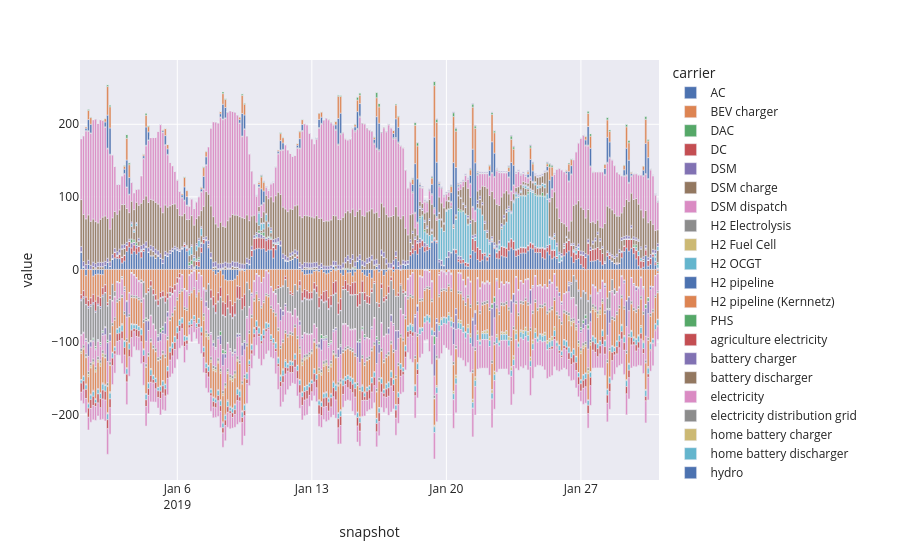

Notebook cell for this chart:
### Code cell
buses = nf45.buses.index[(nf45.buses.index.str[:2] == "DE")]
balance = nf45.statistics.energy_balance(
                aggregate_time=False,
                nice_names=False,
                groupby=pypsa.statistics.groupers["bus", "carrier", "bus_carrier"],
            ).loc[:, buses, :, :].droplevel("bus")

nodal_balance = balance
carriers=["AC", "low voltage", "DSM"]
# carriers = ["H2"]
mask = nodal_balance.index.get_level_values("bus_carrier").isin(carriers)
mask
nb = balance[mask].groupby("carrier").sum().div(1e3).T['2019-01-01 00:00:00': '2019-01-31 00:00:00']
px.bar(nb)

### Figure 1 — Plotly figure (JSON) as saved in the notebook; plotly's stock layout.template omitted (floating-point values rounded to 4 significant figures; data arrays with more than 128 entries replaced by an {"elided": "..."} marker saying what was removed)
{"data": [{"alignmentgroup": "True", "hovertemplate": "carrier=AC<br>snapshot=%{x}<br>value=%{y}<extra></extra>", "legendgroup": "AC", "marker": {"color": "rgb(76,114,176)", "pattern": {"shape": ""}}, "name": "AC", "offsetgroup": "AC", "orientation": "v", "showlegend": true, "textposition": "auto", "type": "bar", "x": {"elided": "241 str values"}, "xaxis": "x", "y": {"elided": "241 float values"}, "yaxis": "y"}, {"alignmentgroup": "True", "hovertemplate": "carrier=BEV charger<br>snapshot=%{x}<br>value=%{y}<extra></extra>", "legendgroup": "BEV charger", "marker": {"color": "rgb(221,132,82)", "pattern": {"shape": ""}}, "name": "BEV charger", "offsetgroup": "BEV charger", "orientation": "v", "showlegend": true, "textposition": "auto", "type": "bar", "x": {"elided": "241 str values"}, "xaxis": "x", "y": {"elided": "241 float values"}, "yaxis": "y"}, {"alignmentgroup": "True", "hovertemplate": "carrier=DAC<br>snapshot=%{x}<br>value=%{y}<extra></extra>", "legendgroup": "DAC", "marker": {"color": "rgb(85,168,104)", "pattern": {"shape": ""}}, "name": "DAC", "offsetgroup": "DAC", "orientation": "v", "showlegend": true, "textposition": "auto", "type": "bar", "x": {"elided": "241 str values"}, "xaxis": "x", "y": {"elided": "241 float values"}, "yaxis": "y"}, {"alignmentgroup": "True", "hovertemplate": "carrier=DC<br>snapshot=%{x}<br>value=%{y}<extra></extra>", "legendgroup": "DC", "marker": {"color": "rgb(196,78,82)", "pattern": {"shape": ""}}, "name": "DC", "offsetgroup": "DC", "orientation": "v", "showlegend": true, "textposition": "auto", "type": "bar", "x": {"elided": "241 str values"}, "xaxis": "x", "y": {"elided": "241 float values"}, "yaxis": "y"}, {"alignmentgroup": "True", "hovertemplate": "carrier=DSM<br>snapshot=%{x}<br>value=%{y}<extra></extra>", "legendgroup": "DSM", "marker": {"color": "rgb(129,114,179)", "pattern": {"shape": ""}}, "name": "DSM", "offsetgroup": "DSM", "orientation": "v", "showlegend": true, "textposition": "auto", "type": "bar", "x": {"elided": "241 str values"}, "xaxis": "x", "y": {"elided": "241 float values"}, "yaxis": "y"}, {"alignmentgroup": "True", "hovertemplate": "carrier=DSM charge<br>snapshot=%{x}<br>value=%{y}<extra></extra>", "legendgroup": "DSM charge", "marker": {"color": "rgb(147,120,96)", "pattern": {"shape": ""}}, "name": "DSM charge", "offsetgroup": "DSM charge", "orientation": "v", "showlegend": true, "textposition": "auto", "type": "bar", "x": {"elided": "241 str values"}, "xaxis": "x", "y": {"elided": "241 float values"}, "yaxis": "y"}, {"alignmentgroup": "True", "hovertemplate": "carrier=DSM dispatch<br>snapshot=%{x}<br>value=%{y}<extra></extra>", "legendgroup": "DSM dispatch", "marker": {"color": "rgb(218,139,195)", "pattern": {"shape": ""}}, "name": "DSM dispatch", "offsetgroup": "DSM dispatch", "orientation": "v", "showlegend": true, "textposition": "auto", "type": "bar", "x": {"elided": "241 str values"}, "xaxis": "x", "y": {"elided": "241 float values"}, "yaxis": "y"}, {"alignmentgroup": "True", "hovertemplate": "carrier=H2 Electrolysis<br>snapshot=%{x}<br>value=%{y}<extra></extra>", "legendgroup": "H2 Electrolysis", "marker": {"color": "rgb(140,140,140)", "pattern": {"shape": ""}}, "name": "H2 Electrolysis", "offsetgroup": "H2 Electrolysis", "orientation": "v", "showlegend": true, "textposition": "auto", "type": "bar", "x": {"elided": "241 str values"}, "xaxis": "x", "y": {"elided": "241 float values"}, "yaxis": "y"}, {"alignmentgroup": "True", "hovertemplate": "carrier=H2 Fuel Cell<br>snapshot=%{x}<br>value=%{y}<extra></extra>", "legendgroup": "H2 Fuel Cell", "marker": {"color": "rgb(204,185,116)", "pattern": {"shape": ""}}, "name": "H2 Fuel Cell", "offsetgroup": "H2 Fuel Cell", "orientation": "v", "showlegend": true, "textposition": "auto", "type": "bar", "x": {"elided": "241 str values"}, "xaxis": "x", "y": {"elided": "241 float values"}, "yaxis": "y"}, {"alignmentgroup": "True", "hovertemplate": "carrier=H2 OCGT<br>snapshot=%{x}<br>value=%{y}<extra></extra>", "legendgroup": "H2 OCGT", "marker": {"color": "rgb(100,181,205)", "pattern": {"shape": ""}}, "name": "H2 OCGT", "offsetgroup": "H2 OCGT", "orientation": "v", "showlegend": true, "textposition": "auto", "type": "bar", "x": {"elided": "241 str values"}, "xaxis": "x", "y": {"elided": "241 float values"}, "yaxis": "y"}, {"alignmentgroup": "True", "hovertemplate": "carrier=H2 pipeline<br>snapshot=%{x}<br>value=%{y}<extra></extra>", "legendgroup": "H2 pipeline", "marker": {"color": "rgb(76,114,176)", "pattern": {"shape": ""}}, "name": "H2 pipeline", "offsetgroup": "H2 pipeline", "orientation": "v", "showlegend": true, "textposition": "auto", "type": "bar", "x": {"elided": "241 str values"}, "xaxis": "x", "y": {"elided": "241 float values"}, "yaxis": "y"}, {"alignmentgroup": "True", "hovertemplate": "carrier=H2 pipeline (Kernnetz)<br>snapshot=%{x}<br>value=%{y}<extra></extra>", "legendgroup": "H2 pipeline (Kernnetz)", "marker": {"color": "rgb(221,132,82)", "pattern": {"shape": ""}}, "name": "H2 pipeline (Kernnetz)", "offsetgroup": "H2 pipeline (Kernnetz)", "orientation": "v", "showlegend": true, "textposition": "auto", "type": "bar", "x": {"elided": "241 str values"}, "xaxis": "x", "y": {"elided": "241 float values"}, "yaxis": "y"}, {"alignmentgroup": "True", "hovertemplate": "carrier=PHS<br>snapshot=%{x}<br>value=%{y}<extra></extra>", "legendgroup": "PHS", "marker": {"color": "rgb(85,168,104)", "pattern": {"shape": ""}}, "name": "PHS", "offsetgroup": "PHS", "orientation": "v", "showlegend": true, "textposition": "auto", "type": "bar", "x": {"elided": "241 str values"}, "xaxis": "x", "y": {"elided": "241 float values"}, "yaxis": "y"}, {"alignmentgroup": "True", "hovertemplate": "carrier=agriculture electricity<br>snapshot=%{x}<br>value=%{y}<extra></extra>", "legendgroup": "agriculture electricity", "marker": {"color": "rgb(196,78,82)", "pattern": {"shape": ""}}, "name": "agriculture electricity", "offsetgroup": "agriculture electricity", "orientation": "v", "showlegend": true, "textposition": "auto", "type": "bar", "x": {"elided": "241 str values"}, "xaxis": "x", "y": {"elided": "241 float values"}, "yaxis": "y"}, {"alignmentgroup": "True", "hovertemplate": "carrier=battery charger<br>snapshot=%{x}<br>value=%{y}<extra></extra>", "legendgroup": "battery charger", "marker": {"color": "rgb(129,114,179)", "pattern": {"shape": ""}}, "name": "battery charger", "offsetgroup": "battery charger", "orientation": "v", "showlegend": true, "textposition": "auto", "type": "bar", "x": {"elided": "241 str values"}, "xaxis": "x", "y": {"elided": "241 float values"}, "yaxis": "y"}, {"alignmentgroup": "True", "hovertemplate": "carrier=battery discharger<br>snapshot=%{x}<br>value=%{y}<extra></extra>", "legendgroup": "battery discharger", "marker": {"color": "rgb(147,120,96)", "pattern": {"shape": ""}}, "name": "battery discharger", "offsetgroup": "battery discharger", "orientation": "v", "showlegend": true, "textposition": "auto", "type": "bar", "x": {"elided": "241 str values"}, "xaxis": "x", "y": {"elided": "241 float values"}, "yaxis": "y"}, {"alignmentgroup": "True", "hovertemplate": "carrier=electricity<br>snapshot=%{x}<br>value=%{y}<extra></extra>", "legendgroup": "electricity", "marker": {"color": "rgb(218,139,195)", "pattern": {"shape": ""}}, "name": "electricity", "offsetgroup": "electricity", "orientation": "v", "showlegend": true, "textposition": "auto", "type": "bar", "x": {"elided": "241 str values"}, "xaxis": "x", "y": {"elided": "241 float values"}, "yaxis": "y"}, {"alignmentgroup": "True", "hovertemplate": "carrier=electricity distribution grid<br>snapshot=%{x}<br>value=%{y}<extra></extra>", "legendgroup": "electricity distribution grid", "marker": {"color": "rgb(140,140,140)", "pattern": {"shape": ""}}, "name": "electricity distribution grid", "offsetgroup": "electricity distribution grid", "orientation": "v", "showlegend": true, "textposition": "auto", "type": "bar", "x": {"elided": "241 str values"}, "xaxis": "x", "y": {"elided": "241 float values"}, "yaxis": "y"}, {"alignmentgroup": "True", "hovertemplate": "carrier=home battery charger<br>snapshot=%{x}<br>value=%{y}<extra></extra>", "legendgroup": "home battery charger", "marker": {"color": "rgb(204,185,116)", "pattern": {"shape": ""}}, "name": "home battery charger", "offsetgroup": "home battery charger", "orientation": "v", "showlegend": true, "textposition": "auto", "type": "bar", "x": {"elided": "241 str values"}, "xaxis": "x", "y": {"elided": "241 float values"}, "yaxis": "y"}, {"alignmentgroup": "True", "hovertemplate": "carrier=home battery discharger<br>snapshot=%{x}<br>value=%{y}<extra></extra>", "legendgroup": "home battery discharger", "marker": {"color": "rgb(100,181,205)", "pattern": {"shape": ""}}, "name": "home battery discharger", "offsetgroup": "home battery discharger", "orientation": "v", "showlegend": true, "textposition": "auto", "type": "bar", "x": {"elided": "241 str values"}, "xaxis": "x", "y": {"elided": "241 float values"}, "yaxis": "y"}, {"alignmentgroup": "True", "hovertemplate": "carrier=hydro<br>snapshot=%{x}<br>value=%{y}<extra></extra>", "legendgroup": "hydro", "marker": {"color": "rgb(76,114,176)", "pattern": {"shape": ""}}, "name": "hydro", "offsetgroup": "hydro", "orientation": "v", "showlegend": true, "textposition": "auto", "type": "bar", "x": {"elided": "241 str values"}, "xaxis": "x", "y": {"elided": "241 float values"}, "yaxis": "y"}, {"alignmentgroup": "True", "hovertemplate": "carrier=industry electricity<br>snapshot=%{x}<br>value=%{y}<extra></extra>", "legendgroup": "industry electricity", "marker": {"color": "rgb(221,132,82)", "pattern": {"shape": ""}}, "name": "industry electricity", "offsetgroup": "industry electricity", "orientation": "v", "showlegend": true, "textposition": "auto", "type": "bar", "x": {"elided": "241 str values"}, "xaxis": "x", "y": {"elided": "241 float values"}, "yaxis": "y"}, {"alignmentgroup": "True", "hovertemplate": "carrier=load<br>snapshot=%{x}<br>value=%{y}<extra></extra>", "legendgroup": "load", "marker": {"color": "rgb(85,168,104)", "pattern": {"shape": ""}}, "name": "load", "offsetgroup": "load", "orientation": "v", "showlegend": true, "textposition": "auto", "type": "bar", "x": {"elided": "241 str values"}, "xaxis": "x", "y": {"elided": "241 float values"}, "yaxis": "y"}, {"alignmentgroup": "True", "hovertemplate": "carrier=methanolisation<br>snapshot=%{x}<br>value=%{y}<extra></extra>", "legendgroup": "methanolisation", "marker": {"color": "rgb(196,78,82)", "pattern": {"shape": ""}}, "name": "methanolisation", "offsetgroup": "methanolisation", "orientation": "v", "showlegend": true, "textposition": "auto", "type": "bar", "x": {"elided": "241 str values"}, "xaxis": "x", "y": {"elided": "241 float values"}, "yaxis": "y"}, {"alignmentgroup": "True", "hovertemplate": "carrier=offwind-ac<br>snapshot=%{x}<br>value=%{y}<extra></extra>", "legendgroup": "offwind-ac", "marker": {"color": "rgb(129,114,179)", "pattern": {"shape": ""}}, "name": "offwind-ac", "offsetgroup": "offwind-ac", "orientation": "v", "showlegend": true, "textposition": "auto", "type": "bar", "x": {"elided": "241 str values"}, "xaxis": "x", "y": {"elided": "241 float values"}, "yaxis": "y"}, {"alignmentgroup": "True", "hovertemplate": "carrier=offwind-dc<br>snapshot=%{x}<br>value=%{y}<extra></extra>", "legendgroup": "offwind-dc", "marker": {"color": "rgb(147,120,96)", "pattern": {"shape": ""}}, "name": "offwind-dc", "offsetgroup": "offwind-dc", "orientation": "v", "showlegend": true, "textposition": "auto", "type": "bar", "x": {"elided": "241 str values"}, "xaxis": "x", "y": {"elided": "241 float values"}, "yaxis": "y"}, {"alignmentgroup": "True", "hovertemplate": "carrier=onwind<br>snapshot=%{x}<br>value=%{y}<extra></extra>", "legendgroup": "onwind", "marker": {"color": "rgb(218,139,195)", "pattern": {"shape": ""}}, "name": "onwind", "offsetgroup": "onwind", "orientation": "v", "showlegend": true, "textposition": "auto", "type": "bar", "x": {"elided": "241 str values"}, "xaxis": "x", "y": {"elided": "241 float values"}, "yaxis": "y"}, {"alignmentgroup": "True", "hovertemplate": "carrier=ror<br>snapshot=%{x}<br>value=%{y}<extra></extra>", "legendgroup": "ror", "marker": {"color": "rgb(140,140,140)", "pattern": {"shape": ""}}, "name": "ror", "offsetgroup": "ror", "orientation": "v", "showlegend": true, "textposition": "auto", "type": "bar", "x": {"elided": "241 str values"}, "xaxis": "x", "y": {"elided": "241 float values"}, "yaxis": "y"}, {"alignmentgroup": "True", "hovertemplate": "carrier=rural air heat pump<br>snapshot=%{x}<br>value=%{y}<extra></extra>", "legendgroup": "rural air heat pump", "marker": {"color": "rgb(204,185,116)", "pattern": {"shape": ""}}, "name": "rural air heat pump", "offsetgroup": "rural air heat pump", "orientation": "v", "showlegend": true, "textposition": "auto", "type": "bar", "x": {"elided": "241 str values"}, "xaxis": "x", "y": {"elided": "241 float values"}, "yaxis": "y"}, {"alignmentgroup": "True", "hovertemplate": "carrier=rural ground heat pump<br>snapshot=%{x}<br>value=%{y}<extra></extra>", "legendgroup": "rural ground heat pump", "marker": {"color": "rgb(100,181,205)", "pattern": {"shape": ""}}, "name": "rural ground heat pump", "offsetgroup": "rural ground heat pump", "orientation": "v", "showlegend": true, "textposition": "auto", "type": "bar", "x": {"elided": "241 str values"}, "xaxis": "x", "y": {"elided": "241 float values"}, "yaxis": "y"}, {"alignmentgroup": "True", "hovertemplate": "carrier=solar<br>snapshot=%{x}<br>value=%{y}<extra></extra>", "legendgroup": "solar", "marker": {"color": "rgb(76,114,176)", "pattern": {"shape": ""}}, "name": "solar", "offsetgroup": "solar", "orientation": "v", "showlegend": true, "textposition": "auto", "type": "bar", "x": {"elided": "241 str values"}, "xaxis": "x", "y": {"elided": "241 float values"}, "yaxis": "y"}, {"alignmentgroup": "True", "hovertemplate": "carrier=solar rooftop<br>snapshot=%{x}<br>value=%{y}<extra></extra>", "legendgroup": "solar rooftop", "marker": {"color": "rgb(221,132,82)", "pattern": {"shape": ""}}, "name": "solar rooftop", "offsetgroup": "solar rooftop", "orientation": "v", "showlegend": true, "textposition": "auto", "type": "bar", "x": {"elided": "241 str values"}, "xaxis": "x", "y": {"elided": "241 float values"}, "yaxis": "y"}, {"alignmentgroup": "True", "hovertemplate": "carrier=solar-hsat<br>snapshot=%{x}<br>value=%{y}<extra></extra>", "legendgroup": "solar-hsat", "marker": {"color": "rgb(85,168,104)", "pattern": {"shape": ""}}, "name": "solar-hsat", "offsetgroup": "solar-hsat", "orientation": "v", "showlegend": true, "textposition": "auto", "type": "bar", "x": {"elided": "241 str values"}, "xaxis": "x", "y": {"elided": "241 float values"}, "yaxis": "y"}, {"alignmentgroup": "True", "hovertemplate": "carrier=urban central air heat pump<br>snapshot=%{x}<br>value=%{y}<extra></extra>", "legendgroup": "urban central air heat pump", "marker": {"color": "rgb(196,78,82)", "pattern": {"shape": ""}}, "name": "urban central air heat pump", "offsetgroup": "urban central air heat pump", "orientation": "v", "showlegend": true, "textposition": "auto", "type": "bar", "x": {"elided": "241 str values"}, "xaxis": "x", "y": {"elided": "241 float values"}, "yaxis": "y"}, {"alignmentgroup": "True", "hovertemplate": "carrier=urban central gas CHP<br>snapshot=%{x}<br>value=%{y}<extra></extra>", "legendgroup": "urban central gas CHP", "marker": {"color": "rgb(129,114,179)", "pattern": {"shape": ""}}, "name": "urban central gas CHP", "offsetgroup": "urban central gas CHP", "orientation": "v", "showlegend": true, "textposition": "auto", "type": "bar", "x": {"elided": "241 str values"}, "xaxis": "x", "y": {"elided": "241 float values"}, "yaxis": "y"}, {"alignmentgroup": "True", "hovertemplate": "carrier=urban central oil CHP<br>snapshot=%{x}<br>value=%{y}<extra></extra>", "legendgroup": "urban central oil CHP", "marker": {"color": "rgb(147,120,96)", "pattern": {"shape": ""}}, "name": "urban central oil CHP", "offsetgroup": "urban central oil CHP", "orientation": "v", "showlegend": true, "textposition": "auto", "type": "bar", "x": {"elided": "241 str values"}, "xaxis": "x", "y": {"elided": "241 int values"}, "yaxis": "y"}, {"alignmentgroup": "True", "hovertemplate": "carrier=urban decentral air heat pump<br>snapshot=%{x}<br>value=%{y}<extra></extra>", "legendgroup": "urban decentral air heat pump", "marker": {"color": "rgb(218,139,195)", "pattern": {"shape": ""}}, "name": "urban decentral air heat pump", "offsetgroup": "urban decentral air heat pump", "orientation": "v", "showlegend": true, "textposition": "auto", "type": "bar", "x": {"elided": "241 str values"}, "xaxis": "x", "y": {"elided": "241 float values"}, "yaxis": "y"}], "layout": {"barmode": "relative", "legend": {"title": {"text": "carrier"}, "tracegroupgap": 0}, "margin": {"t": 60}, "xaxis": {"anchor": "y", "domain": [0, 1], "title": {"text": "snapshot"}}, "yaxis": {"anchor": "x", "domain": [0, 1], "title": {"text": "value"}}}}
